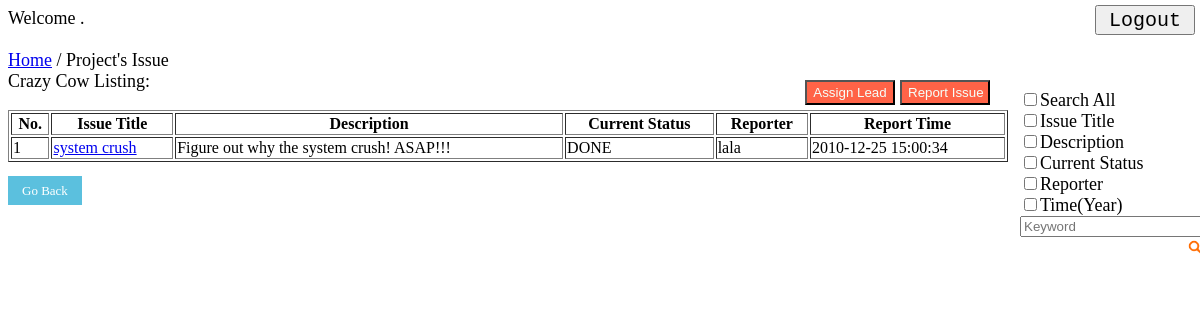
The page /issue.php?pid=2 on the database its author committed.
### tables this page shows
CREATE TABLE project (
  pid int NOT NULL AUTO_INCREMENT,
  pname varchar(1000) DEFAULT NULL,
  pdescription text DEFAULT NULL,
  pcreatTime datetime NOT NULL,
  workflow_start int NOT NULL,
  workflow_end int NOT NULL,
  PRIMARY KEY (pid),
  KEY workflow_start (workflow_start),
  KEY workflow_end (workflow_end),
  CONSTRAINT project_ibfk_1 FOREIGN KEY (workflow_start) REFERENCES status (sid) ON DELETE CASCADE ON UPDATE CASCADE,  
  CONSTRAINT project_ibfk_2 FOREIGN KEY (workflow_end) REFERENCES status (sid) ON DELETE CASCADE ON UPDATE CASCADE
);

CREATE TABLE issue (
  iid int NOT NULL AUTO_INCREMENT,
  pid int NOT NULL,
  reporter int NOT NULL,
  reportTime datetime NOT NULL,
  title varchar(1000) DEFAULT NULL,
  idescription text DEFAULT NULL,
  currentStatus int NOT NULL,
  PRIMARY KEY (iid),
  KEY pid (pid),
  KEY reporter (reporter),
  KEY currentStatus (currentStatus),
  CONSTRAINT issue_ibfk_1 FOREIGN KEY (pid) REFERENCES project (pid) ON DELETE CASCADE ON UPDATE CASCADE,  
  CONSTRAINT issue_ibfk_2 FOREIGN KEY (reporter) REFERENCES user (uid) ON DELETE CASCADE ON UPDATE CASCADE,
  CONSTRAINT issue_ibfk_3 FOREIGN KEY (currentStatus) REFERENCES status (sid) ON DELETE CASCADE ON UPDATE CASCADE
);

CREATE TABLE status (
  sid int NOT NULL AUTO_INCREMENT,
  sname varchar(1000) DEFAULT NULL,
  PRIMARY KEY (sid)
);

CREATE TABLE user (
  uid int NOT NULL AUTO_INCREMENT,
  email varchar(40) NOT NULL,
  username varchar(40) NOT NULL,
  password varchar(40) NOT NULL,
  PRIMARY KEY (uid)
);

### issue.php (the view, shortened to what this page needs)
<?php
    include("include.php");
    function showIssue($attr, $key, $pid){
        global $mysqli;
        echo "<font size=4>";
        echo '<table width="1000" border="1">';
        echo '<tr><th>No.</th><th>Issue Title</th><th>Description</th><th>Current Status</th><th>Reporter</th><th>Report Time</th></tr>';
        if($key == ""){
            $result = $mysqli->prepare("select iid, title, idescription, sname, username, reportTime from issue i, user u, status s where pid = ? and u.uid = i.reporter and i.currentStatus = s.sid");
            $result->bind_param("i", $pid);
            $result->execute();
            $result->bind_result($iid, $title, $idescription, $sname, $username, $reportTime);
        }
        $i = 1;
        while($result->fetch()){
            echo '<tr>';
            echo '<td>'.$i.'</td>';
            echo '<td><a href=history.php?iid='.$iid.'>'.$title.''.'</td>';
            echo '<td>'.$idescription.'</td>';
            echo '<td>'.$sname.'</td>';
            echo '<td>'.$username.'</td>';
            echo '<td>'.$reportTime.'</td>';
            $i++;
        }
        echo "</table>";
        echo '<br><a href=index.php id="btn_goback">Go Back</a>';
        echo '<form method="post" style="position:absolute;top:90px;left:1020px;">';
        echo '<input type="checkbox" name="search[]" value="all"><label>Search All</label><br>';
        echo '<input type="checkbox" name="search[]" value="title"><label>Issue Title</label><br>';
        echo '<input type="checkbox" name="search[]" value="description"><label>Description</label><br>';
        echo '<input type="checkbox" name="search[]" value="status"><label>Current Status</label><br>';
        echo'<input type="checkbox" name="search[]" value="reporter"><label>Reporter</label><br>';
        echo '<input type="checkbox" name="search[]" value="time"><label>Time(Year)</label><br>';
        echo '<input type="text" name="keyword" placeholder="Keyword" />';
        echo '<input type="image" src="search.png" alt="Search" style="float:right" width="20" height="20"/>';
        echo '</form>';
        echo "</font>";
    }
    if(isset($_GET['pid'])) {
        echo '<input type="button" value="Logout" onclick="location.href=\'logout.php\'" style="position:absolute;right:5px;top:5px;width:100px;height:30px;font-size:20px;font-family:monospace;" >';
        echo '<form method="POST">';
        echo '<input type="submit" value="Assign Lead" name="asslead" style="position:absolute;left:805px;top:80px;width:90px;height:25px;background-color:#FF6347;color:#F5FFFA;">';
        echo '<input type="submit" value="Report Issue" name="addiss" style="position:absolute;left:900px;top:80px;width:90px;height:25px;background-color:#FF6347;color:#F5FFFA;">';
        echo '</form>';
        $pid = htmlspecialchars($_GET['pid'], ENT_QUOTES);
        $uid = htmlspecialchars($_SESSION["uid"], ENT_QUOTES);
        $username = htmlspecialchars($_SESSION["username"], ENT_QUOTES);
        echo "<font size=4>";
        echo "Welcome $username. <br><br>";
        echo '<a href="index.php">Home</a> / Project\'s Issue <br>';
        echo "</font>";
        if($result = $mysqli->query("select pname from project where pid = '$pid'")){
            echo '<font size=4>'.$result->fetch_row()[0]." Listing: </font><br><br>";
            $lead_result = $mysqli->query("select adminid from lead where adminid = '$uid' and pid = '$pid' ");
            if(isset($_POST["asslead"])) {
                if($lead_result->num_rows != 0){
                    assignLead($pid);
                }
                else{
                    echo '<script language="javascript">';
                    echo 'alert("You are not authorized to assign any user to be the lead on this project.")';
                    echo '</script>';
                    showIssue("", "", $pid);
                }
            }
            else if($_POST['action'] == "Search"){
                $attr = $_POST['search'];
                $key = htmlspecialchars($_POST['keyword'], ENT_QUOTES);
                showIssue($attr, $key, $pid);
            }
            else if(isset($_POST["addiss"])) {
                newIssue($pid);
            }
            else{
                showIssue("", "", $pid);
            }
        }
    }
?>
<!DOCTYPE html>
<html>
<head>
</head>
</html>

### issue.php (style rules this page uses)
#btn_goback { color: #fff; background-color: #5bc0de; border-color: #5bc0de; padding: 7px 14px; text-decoration:none; width: 100px; height: 30px; font-size: small; }

### rows shown on the page
project: pname "Crazy Cow"
issue: title "system crush", idescription "Figure out why the system crush! ASAP!!!", currentStatus.sname "DONE", reporter.username "lala", reportTime "2010-12-25 15:00:34"
